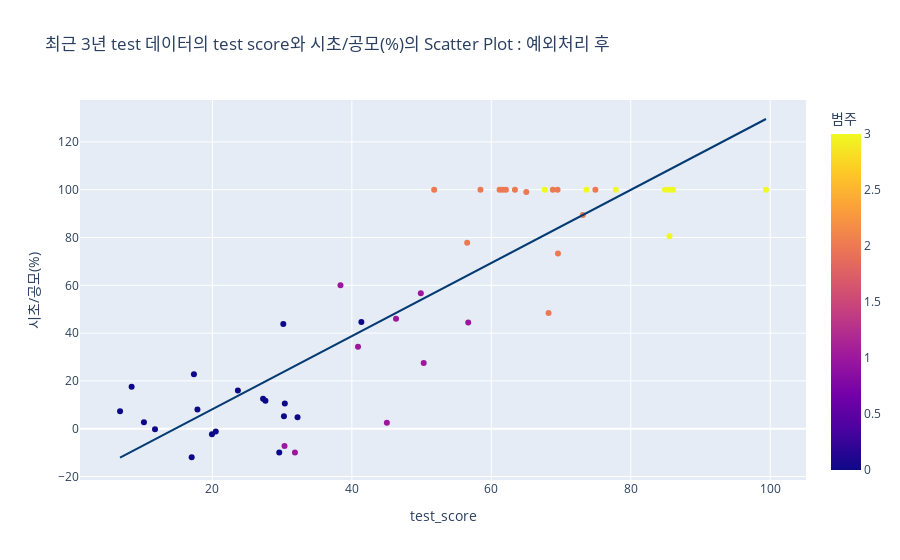

Source (notebook cell):
### Code cell
fig = px.scatter(
    test_df_drop.iloc[test_df_three_index,:], x='test_score', y='시초/공모(%)', color="범주",
    title='최근 3년 test 데이터의 test score와 시초/공모(%)의 Scatter Plot : 예외처리 후',
    trendline='ols',
    trendline_color_override="#043B72",
    color_discrete_sequence=['#F8ECE0'],
)

fig.show()

### Figure 1 — Plotly figure (JSON) as saved in the notebook; plotly's stock layout.template omitted (floating-point values rounded to 4 significant figures)
{"data": [{"hovertemplate": "test_score=%{x}<br>시초/공모(%)=%{y}<br>범주=%{marker.color}<extra></extra>", "legendgroup": "", "marker": {"color": [0, 1, 2, 2, 2, 0, 0, 0, 0, 0, 0, 0, 2, 1, 0, 1, 3, 0, 0, 3, 2, 2, 0, 0, 3, 2, 3, 2, 0, 3, 1, 1, 0, 3, 2, 3, 2, 2, 2, 1, 2, 3, 0, 1, 0, 0, 1, 2, 1], "coloraxis": "coloraxis", "symbol": "circle"}, "mode": "markers", "name": "", "orientation": "v", "showlegend": false, "type": "scatter", "x": [17.03, 50.31, 68.82, 61.65, 69.5, 11.77, 17.35, 30.17, 19.93, 32.21, 27.6, 30.26, 68.21, 56.69, 10.18, 45.02, 84.92, 17.85, 23.65, 77.86, 65.02, 69.56, 8.414, 20.48, 73.65, 63.39, 85.54, 62.1, 41.36, 99.39, 46.33, 40.88, 27.27, 86.04, 56.54, 85.56, 51.81, 58.44, 73.12, 49.89, 74.93, 67.67, 6.755, 31.84, 29.59, 30.38, 38.37, 61.19, 30.34], "xaxis": "x", "y": [-11.93, 27.45, 100, 100, 100, -0.18, 22.75, 43.82, -2.27, 4.76, 11.67, 5.2, 48.46, 44.44, 2.67, 2.5, 100, 8, 16, 100, 99, 73.33, 17.57, -1.17, 100, 100, 100, 100, 44.69, 100, 46, 34.27, 12.5, 100, 77.78, 80.56, 100, 100, 89.47, 56.67, 100, 100, 7.33, -9.94, -9.93, 10.53, 60, 100, -7.27], "yaxis": "y"}, {"hovertemplate": "<b>OLS trendline</b><br>시초/공모(%) = 1.52976 * test_score + -22.4617<br>R<sup>2</sup>=0.758668<br><br>test_score=%{x}<br>시초/공모(%)=%{y} <b>(trend)</b><extra></extra>", "legendgroup": "", "line": {"color": "#043B72"}, "marker": {"symbol": "circle"}, "mode": "lines", "name": "", "showlegend": false, "type": "scatter", "x": [6.755, 8.414, 10.18, 11.77, 17.03, 17.35, 17.85, 19.93, 20.48, 23.65, 27.27, 27.6, 29.59, 30.17, 30.26, 30.34, 30.38, 31.84, 32.21, 38.37, 40.88, 41.36, 45.02, 46.33, 49.89, 50.31, 51.81, 56.54, 56.69, 58.44, 61.19, 61.65, 62.1, 63.39, 65.02, 67.67, 68.21, 68.82, 69.5, 69.56, 73.12, 73.65, 74.93, 77.86, 84.92, 85.54, 85.56, 86.04, 99.39], "xaxis": "x", "y": [-12.13, -9.591, -6.891, -4.46, 3.584, 4.076, 4.849, 8.029, 8.874, 13.72, 19.25, 19.76, 22.8, 23.69, 23.83, 23.95, 24.02, 26.24, 26.81, 36.23, 40.08, 40.82, 46.41, 48.42, 53.86, 54.49, 56.79, 64.03, 64.26, 66.94, 71.14, 71.84, 72.53, 74.5, 77.0, 81.05, 81.88, 82.82, 83.86, 83.95, 89.4, 90.2, 92.16, 96.64, 107.4, 108.4, 108.4, 109.2, 129.6], "yaxis": "y"}], "layout": {"coloraxis": {"colorbar": {"title": {"text": "범주"}}, "colorscale": [[0, "#0d0887"], [0.1111, "#46039f"], [0.2222, "#7201a8"], [0.3333, "#9c179e"], [0.4444, "#bd3786"], [0.5556, "#d8576b"], [0.6667, "#ed7953"], [0.7778, "#fb9f3a"], [0.8889, "#fdca26"], [1, "#f0f921"]]}, "legend": {"tracegroupgap": 0}, "title": {"text": "최근 3년 test 데이터의 test score와 시초/공모(%)의 Scatter Plot : 예외처리 후"}, "xaxis": {"anchor": "y", "domain": [0, 1], "title": {"text": "test_score"}}, "yaxis": {"anchor": "x", "domain": [0, 1], "title": {"text": "시초/공모(%)"}}}}
